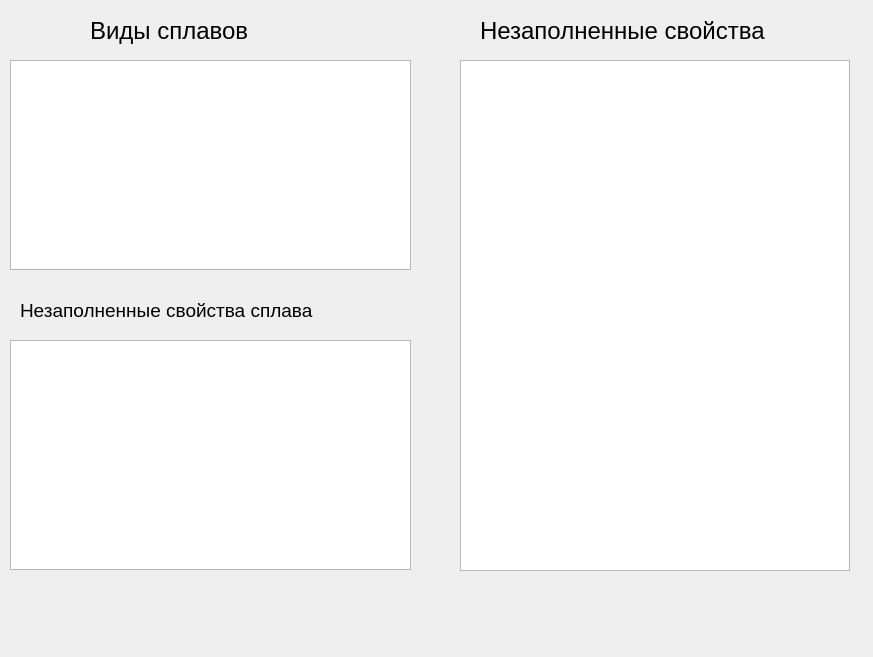
<?xml version="1.0" encoding="UTF-8"?>
<ui version="4.0">
 <class>Form</class>
 <widget class="QWidget" name="Form">
  <property name="geometry">
   <rect>
    <x>0</x>
    <y>0</y>
    <width>873</width>
    <height>657</height>
   </rect>
  </property>
  <property name="windowTitle">
   <string>Form</string>
  </property>
  <widget class="QLabel" name="label_3">
   <property name="geometry">
    <rect>
     <x>90</x>
     <y>10</y>
     <width>201</width>
     <height>41</height>
    </rect>
   </property>
   <property name="font">
    <font>
     <pointsize>18</pointsize>
    </font>
   </property>
   <property name="text">
    <string>Виды сплавов</string>
   </property>
  </widget>
  <widget class="QLabel" name="label_4">
   <property name="geometry">
    <rect>
     <x>480</x>
     <y>10</y>
     <width>361</width>
     <height>41</height>
    </rect>
   </property>
   <property name="font">
    <font>
     <pointsize>18</pointsize>
    </font>
   </property>
   <property name="text">
    <string>Незаполненные свойства</string>
   </property>
  </widget>
  <widget class="QListWidget" name="listWidget_3">
   <property name="geometry">
    <rect>
     <x>10</x>
     <y>60</y>
     <width>401</width>
     <height>210</height>
    </rect>
   </property>
   <property name="font">
    <font>
     <pointsize>14</pointsize>
    </font>
   </property>
  </widget>
  <widget class="QListWidget" name="listWidget_4">
   <property name="geometry">
    <rect>
     <x>10</x>
     <y>340</y>
     <width>401</width>
     <height>230</height>
    </rect>
   </property>
   <property name="font">
    <font>
     <pointsize>14</pointsize>
    </font>
   </property>
  </widget>
  <widget class="QLabel" name="label">
   <property name="geometry">
    <rect>
     <x>310</x>
     <y>600</y>
     <width>241</width>
     <height>16</height>
    </rect>
   </property>
   <property name="font">
    <font>
     <pointsize>12</pointsize>
    </font>
   </property>
   <property name="styleSheet">
    <string notr="true">color: rgb(255, 0, 0);</string>
   </property>
   <property name="text">
    <string/>
   </property>
  </widget>
  <widget class="QLabel" name="label_5">
   <property name="geometry">
    <rect>
     <x>20</x>
     <y>290</y>
     <width>361</width>
     <height>41</height>
    </rect>
   </property>
   <property name="font">
    <font>
     <pointsize>14</pointsize>
    </font>
   </property>
   <property name="text">
    <string>Незаполненные свойства сплава</string>
   </property>
  </widget>
  <widget class="QListWidget" name="listWidget">
   <property name="geometry">
    <rect>
     <x>460</x>
     <y>60</y>
     <width>390</width>
     <height>511</height>
    </rect>
   </property>
   <property name="font">
    <font>
     <pointsize>14</pointsize>
    </font>
   </property>
  </widget>
 </widget>
 <resources/>
 <connections/>
</ui>
